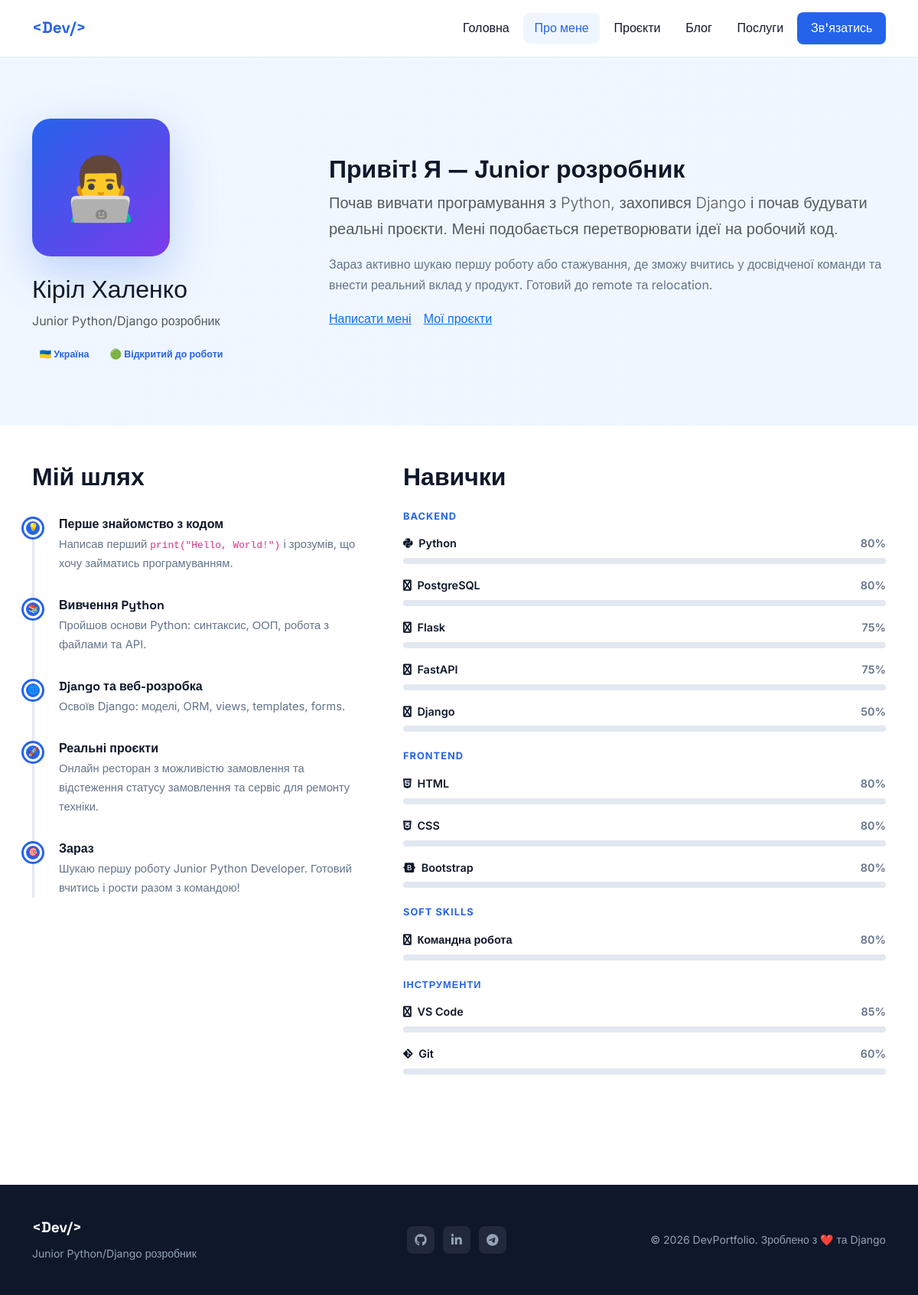
The page /about/ on the database its author committed.
### portfolio/models.py (models this page shows, shortened)
class Skill(models.Model):
    CATEGORY_CHOICES = [
        ('backend',  'Backend'),
        ('frontend', 'Frontend'),
        ('tools',    'Інструменти'),
        ('soft',     'Soft Skills'),
    ]
    name     = models.CharField(max_length=100, verbose_name='Назва')
    category = models.CharField(max_length=20, choices=CATEGORY_CHOICES, default='backend', verbose_name='Категорія')
    level    = models.PositiveIntegerField(default=80, help_text='0–100', verbose_name='Рівень (%)')
    icon     = models.CharField(max_length=60, blank=True, help_text='Font Awesome клас, напр. fa-python', verbose_name='Іконка')
    class Meta:
        verbose_name = 'Навичка'
        verbose_name_plural = 'Навички'
        ordering = ['category', '-level']

### portfolio/views.py (the view)
# urls.py: path('about/',views.about,name='about'),
def about(request):
    track(request)
    skills_grouped = {}
    for skill in Skill.objects.all():
        cat = skill.get_category_display()
        skills_grouped.setdefault(cat, []).append(skill)
    return render(request, 'portfolio/about.html', {
        'skills_grouped': skills_grouped,
    })

### portfolio/views.py (called while the page is built)
def track(request):
    PageView.objects.create(
        path=request.path,
        ip_address=request.META.get('REMOTE_ADDR'),
    )

### portfolio/templates/portfolio/about.html (shortened to what this page needs)
{% extends 'portfolio/base.html' %}
{% block content %}
<section class="about-hero">
  <div class="container">
    <div class="row align-items-center g-5">
      <div class="col-lg-4 text-center text-lg-start">
        <div class="avatar-box mx-auto mx-lg-0">👨‍💻</div>
        <h1 class="h2">Кіріл Халенко</h1>
        <p class="text-muted mb-3">Junior Python/Django розробник</p>
        <div class="d-flex gap-2 justify-content-center justify-content-lg-start flex-wrap">
          <span class="badge-tech">🇺🇦 Україна</span>
          <span class="badge-tech">🟢 Відкритий до роботи</span>
        </div>
      </div>
      <div class="col-lg-8">
        <h2 class="section-title">Привіт! Я — Junior розробник</h2>
        <p class="lead text-muted mb-3">
          Почав вивчати програмування з Python, захопився Django і почав будувати
          реальні проєкти. Мені подобається перетворювати ідеї на робочий код.
        </p>
        <p style="color: var(--gray)">
          Зараз активно шукаю першу роботу або стажування, де зможу вчитись у досвідченої команди
          та внести реальний вклад у продукт. Готовий до remote та relocation.
        </p>
        <div class="d-flex gap-3 mt-3 flex-wrap">
          <a href="{% url 'contact' %}" class="btn-primary-custom">Написати мені</a>
          <a href="{% url 'projects' %}" class="btn-outline-custom">Мої проєкти</a>
        </div>
      </div>
    </div>
  </div>
</section>
<section class="py-5">
  <div class="container">
    <div class="row g-5">
      <div class="col-lg-5">
        <h2 class="section-title">Мій шлях</h2>
        <div class="timeline">
          <div class="tl-item">
            <div class="tl-dot">💡</div>
            <h5>Перше знайомство з кодом</h5>
            <p>Написав перший <code>print("Hello, World!")</code> і зрозумів, що хочу займатись програмуванням.</p>
          </div>
          <div class="tl-item">
            <div class="tl-dot">📚</div>
            <h5>Вивчення Python</h5>
            <p>Пройшов основи Python: синтаксис, ООП, робота з файлами та API.</p>
          </div>
          <div class="tl-item">
            <div class="tl-dot">🌐</div>
            <h5>Django та веб-розробка</h5>
            <p>Освоїв Django: моделі, ORM, views, templates, forms.</p>
          </div>
          <div class="tl-item">
            <div class="tl-dot">🚀</div>
            <h5>Реальні проєкти</h5>
            <p>Онлайн ресторан з можливістю замовлення та відстеження статусу замовлення та сервіс для ремонту техніки.</p>
          </div>
          <div class="tl-item">
            <div class="tl-dot">🎯</div>
            <h5>Зараз</h5>
            <p>Шукаю першу роботу Junior Python Developer. Готовий вчитись і рости разом з командою!</p>
          </div>
        </div>
      </div>
      <div class="col-lg-7">
        <h2 class="section-title">Навички</h2>
        {% for category, skills in skills_grouped.items %}
        <h6 class="text-uppercase fw-bold mt-4 mb-3" style="color: var(--primary); letter-spacing:.08em; font-size:.8rem">{{ category }}</h6>
        {% for skill in skills %}
        <div class="skill-row">
          <div class="skill-name">
            <span>
              {% if skill.icon %}<i class="fab {{ skill.icon }} me-1"></i>{% endif %}
              {{ skill.name }}
            </span>
            <span style="color: var(--gray)">{{ skill.level }}%</span>
          </div>
          <div class="skill-track">
          </div>
        </div>
        {% endfor %}
        {% empty %}
        <p class="text-muted">Додай навички через адмін-панель!</p>
        {% endfor %}
      </div>
    </div>
  </div>
</section>
{% endblock %}

### portfolio/templates/portfolio/base.html (style rules this page uses)
:root { --primary: #2563EB; --primary-d: #1D4ED8; --dark: #0F172A; --gray: #64748B; --light: #F8FAFC; --border: #E2E8F0; --radius: 14px; }
* { box-sizing: border-box; }
body { font-family: 'Inter', sans-serif; background: #fff; color: var(--dark); line-height: 1.7; }
h1, h2, h3, h4, h5 { font-family: 'Space Grotesk', sans-serif; font-weight: 700; }
.section-title { font-size: 2rem; font-weight: 800; margin-bottom: .5rem; }
.badge-tech { background: #EFF6FF; color: var(--primary); border-radius: 6px; padding: .2rem .6rem; font-size: .78rem; font-weight: 600; }

### portfolio/templates/portfolio/about.html (style rules this page uses)
.about-hero { padding: 5rem 0; background: linear-gradient(135deg, #F0F7FF, #EFF6FF); }
.avatar-box { width: 180px; height: 180px; border-radius: 24px; background: linear-gradient(135deg, var(--primary), #7C3AED); display: flex; align-items: center; justify-content: center; font-size: 5rem; margin-bottom: 1.5rem; box-shadow: 0 20px 60px rgba(37,99,235,.25); }
.timeline { border-left: 3px solid var(--border); padding-left: 2rem; margin: 2rem 0; }
.tl-item { position: relative; margin-bottom: 2rem; }
.tl-dot { position: absolute; left: -2.85rem; top: .2rem; width: 1.5rem; height: 1.5rem; border-radius: 50%; background: var(--primary); border: 3px solid #fff; box-shadow: 0 0 0 3px var(--primary); display: flex; align-items: center; justify-content: center; font-size: .7rem; color: #fff; }
.tl-item h5 { font-size: 1rem; font-weight: 700; margin-bottom: .3rem; }
.tl-item p { color: var(--gray); font-size: .92rem; }
.skill-row { margin-bottom: 1rem; }
.skill-name { display: flex; justify-content: space-between; font-weight: 600; font-size: .9rem; margin-bottom: .4rem; }
.skill-track { background: var(--border); border-radius: 20px; height: 8px; overflow: hidden; }

### rows shown on the page
Skill: category "BACKEND", name "Python", level "80"
Skill: name "PostgreSQL", level "80"
Skill: name "Flask", level "75"
Skill: name "FastAPI", level "75"
Skill: name "Django", level "50"
Skill: category "FRONTEND", name "HTML", level "80"
Skill: name "CSS", level "80"
Skill: name "Bootstrap", level "80"
Skill: category "SOFT SKILLS", name "Командна робота", level "80"
Skill: category "ІНСТРУМЕНТИ", name "VS Code", level "85"
Skill: name "Git", level "60"
